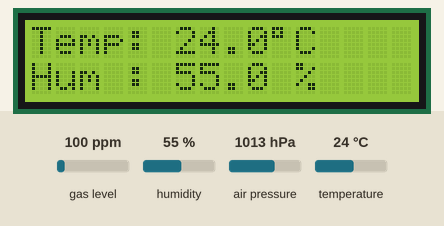
The program below on a simulated ESP32. Shown: 16×2 character LCD. The test bench sets the inputs (shaded band); at power-on: humidity 55 %, temperature 24 °C, gas level 100 ppm, air pressure 1013 hPa. What the program prints to the serial monitor is not drawn.

Above: at 1.2 s.
1.3 s: humidity set to 22 %
At 3.0 s:
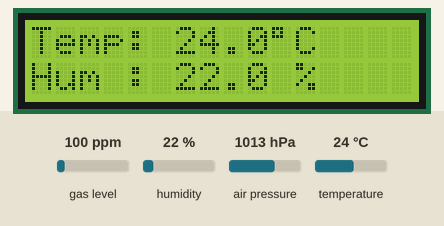
4.2 s: temperature set to 12 °C
At 5.2 s:
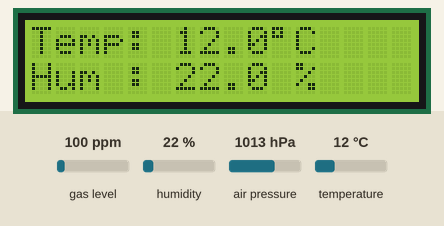
7.1 s: humidity set to 40 %
At 9.7 s:
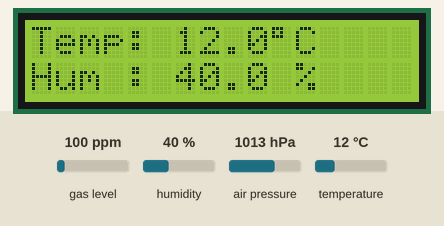
10.4 s: temperature set to 19 °C
At 11.9 s:
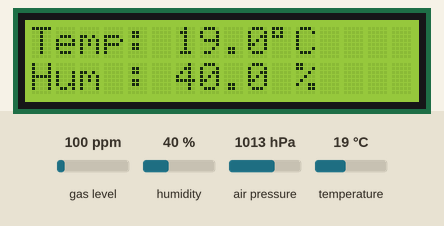
Timing chart, 0 to 13.4 s (numbered marks = the images above; inputs shaded):
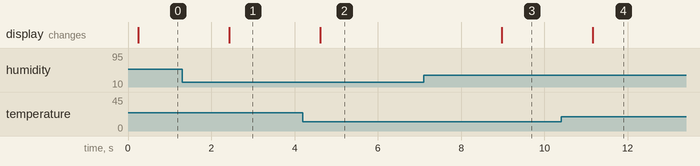

Measured:
- after the input at 1.3 s, the display: changes after 1.1 s (image 1)
- after the input at 4.2 s, the display: changes after 0.41 s (image 2)
- after the input at 7.1 s, the display: changes after 1.9 s (image 3)
- after the input at 10.4 s, the display: changes after 0.76 s (image 4)

The program:

main.cpp
```cpp
#include <Arduino.h>
#include <Wire.h>
#include <LiquidCrystal_I2C.h>
#include <Adafruit_Sensor.h>
#include "Adafruit_BME680.h"

// Question 2.1.2 (2) : temperature et humidite du BME680 sur l'ecran (meme bus I2C)
#define PREFIX "[Binome 27 - VAZQUEZ & FEUYANG] "

LiquidCrystal_I2C lcd(0x27, 16, 2);
Adafruit_BME680 bme;

void setup() {
  Serial.begin(115200);
  Wire.begin(21, 22);
  lcd.init();
  lcd.backlight();

  if (!bme.begin(0x77) && !bme.begin(0x76)) {
    Serial.println(PREFIX "BME680 introuvable !");
    lcd.print("Erreur BME680");
    while (1) { delay(100); }
  }
  bme.setTemperatureOversampling(BME680_OS_8X);
  bme.setHumidityOversampling(BME680_OS_2X);
  bme.setIIRFilterSize(BME680_FILTER_SIZE_3);
  bme.setGasHeater(0, 0);   // capteur de gaz desactive : inutile ici, et c'est lui qui chauffe
}

void loop() {
  if (!bme.performReading()) {
    Serial.println(PREFIX "Erreur de lecture");
    return;
  }
  float t = bme.temperature;
  float h = bme.humidity;

  lcd.setCursor(0, 0);
  lcd.print("Temp: ");
  lcd.print(t, 1);
  lcd.print((char)223);      // symbole degre sur ce type d'ecran
  lcd.print("C   ");

  lcd.setCursor(0, 1);
  lcd.print("Hum : ");
  lcd.print(h, 1);
  lcd.print(" %   ");

  Serial.print(PREFIX "T = "); Serial.print(t);
  Serial.print(" C | H = "); Serial.print(h); Serial.println(" %");
  delay(2000);
}
```
